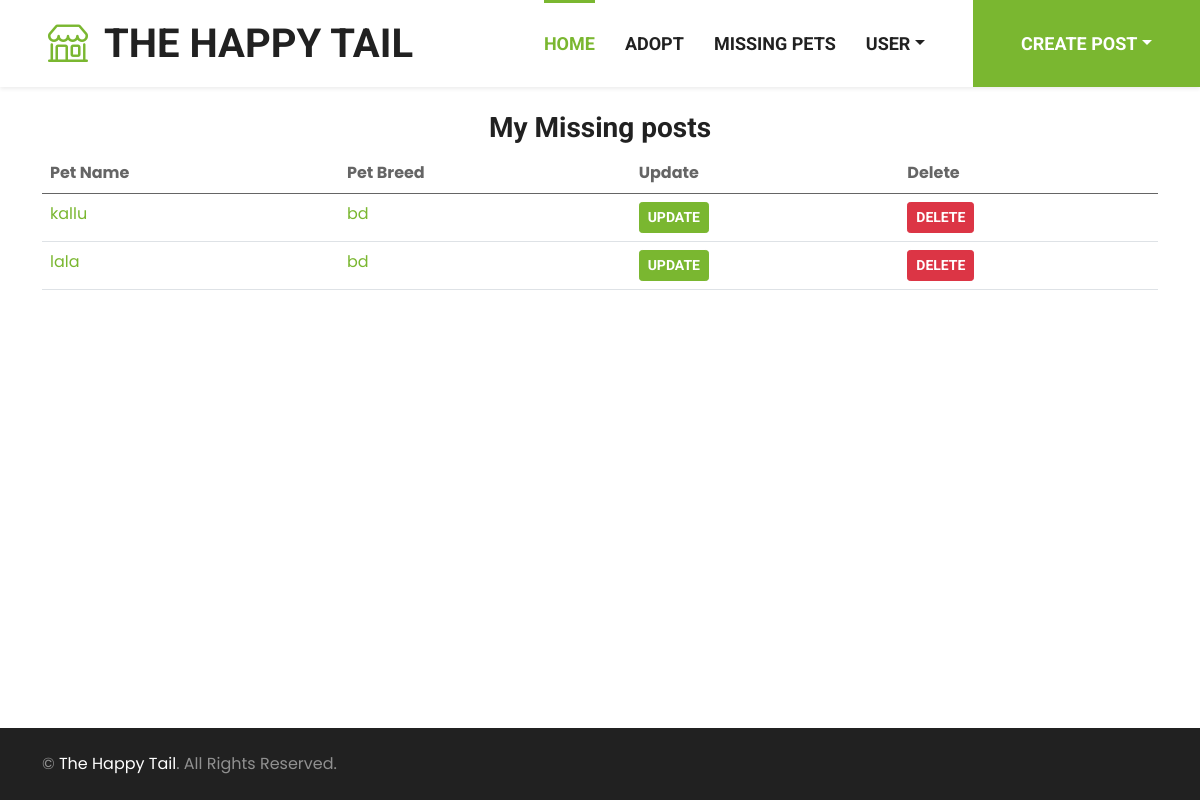
The page /user/my-missing-post/ (signed in) on the database its author committed.
### post/models.py (models this page shows, shortened)
class Post(models.Model):
    user = models.ForeignKey(CustomUser, on_delete=models.CASCADE, null=True, default=None)
    PET_TYPE_CHOICES = [
        ('cat', 'Cat'),
        ('dog', 'Dog'),
        ('bird', 'Bird'),
        ('other', 'Other'),
    ]
    pet_name = models.CharField(max_length=255)
    pet_type = models.CharField(max_length=10, choices=PET_TYPE_CHOICES)
    pet_breed = models.CharField(max_length=255, null=True, blank=True)
    pet_description = models.TextField(null=True,blank=True)
    pet_image = models.ImageField(upload_to='static/img/pet', null=True, blank=True)
    pet_vaccinated = models.BooleanField(null=True, blank=True)
    pet_colour = models.CharField(max_length=20, null=True, blank=True)
    pet_gender = models.CharField(max_length=20, null=True, blank=True)
    pet_location = models.CharField(max_length=255,null=True, blank=True)
    pet_mobile = models.CharField(max_length=20)
    created_at = models.DateTimeField(auto_now_add=True)
    updated_at = models.DateTimeField(auto_now=True)
    pet_age = models.IntegerField(null=True, default=0)
    class Meta:
        abstract = True

class MissingPost(Post):
    pet_last_seen_location = models.CharField(max_length=255)
    pet_datemissing = models.DateField(null=True,blank=True)
    pet_accessories = models.CharField(max_length=255 , null=True , blank= True)
    pet_rewards = models.CharField(max_length=255, null=True , blank=True)
    pet_still_missing = models.BooleanField(default=True)

### customuser/views.py (the view)
# urls.py: path('my-missing-post/', user_missing_post, name='my_missing_post'),
@login_required
def user_missing_post(request):
    user_all_missing_post = MissingPost.objects.filter(user_id=request.user.username)
    return render(request, 'user_all_missing_post.html', {'user_all_missing_post': user_all_missing_post})

### templates/user_all_missing_post.html (shortened to what this page needs)
<!DOCTYPE html>
<html>
{% include 'navbar.html' %}
{% load static %}
  <body class="d-flex flex-column min-vh-100"><br/>
    <h3 class="text-center">My Missing posts</h3>
    <div class="container">
    <table class="table">
      <thead>
        <thead>
          <th scope="col">Pet Name</th>
          <th scope="col">Pet Breed</th>
          <th scope="col">Update</th>
          <th scope="col">Delete</th>
        </thead>
      </thead>
      <tbody>
        {% for pet in user_all_missing_post %}
        <tr>
          <td><a href="{% url 'pet_detail' type='adoption' pk=pet.pk %}">{{ pet.pet_name }}</a></td>
          <td><a href="{% url 'pet_detail' type='adoption' pk=pet.pk %}">{{ pet.pet_breed }}</a></td>
          <td><a href="{% url 'update_adoption_post' pk=pet.pk %}"><button class="btn btn-sm btn-primary">Update</button></a></td>
          <td><a href="{% url 'delete_post' type='adoption' pk=pet.pk %}"><button class="btn btn-sm btn-danger">Delete</button></a></td>
        </tr>
        {% empty %}
          <td>You haven't posted anything yet.</td>
        {% endfor %}
      </tbody>
    </table>
  </div>
  </body>
  {% include 'footer.html' %}
</html>

### static/css/style.css (style rules this page uses)
:root { --primary: #7AB730; --secondary: #FFD33C; --light: #F3F3F3; --dark: #212121; }
.btn { font-family: 'Roboto', sans-serif; text-transform: uppercase; font-weight: 700; transition: .5s; }
.btn-primary { color: #FFFFFF; }

### rows shown on the page
MissingPost: pet_name "kallu", pet_breed "bd"
MissingPost: pet_name "lala", pet_breed "bd"
